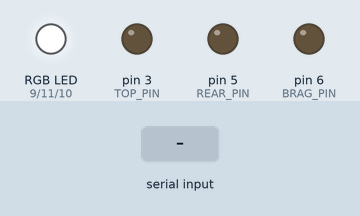
Recording of a sketch running on a simulated Arduino Uno, built with avr-gcc and run on an emulated ATmega328P. Parts: an RGB LED mixed from three pins (HIGH = lit), output pins drawn as LEDs (lit = HIGH). Inputs (shaded band) come from the test bench.

Above: at 1.2 s.
1.3 s: "1" received over Serial
At 2.6 s:
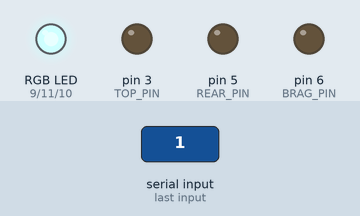
3.8 s: "0" received over Serial
At 5.7 s:
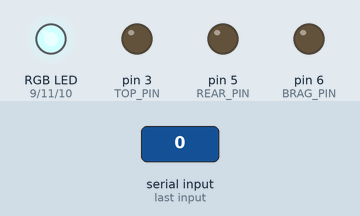
Timing chart, 0 to 7.2 s (numbered marks = the images above; inputs shaded):
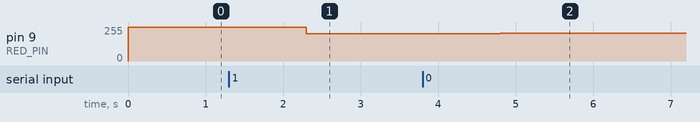

The sketch:

ViDockMainPCB_Arduino.ino
```cpp
#define RED_PIN     9    //define the RGB pin connect to the Arduino
#define BLUE_PIN    10
#define GREEN_PIN   11
#define TOP_PIN     3    //define the Top, Rear,Brag pin connect to Arduino
#define REAR_PIN   5
#define BRAG_PIN    6

#define NUM_BYTES   7

char led_color[NUM_BYTES] = {0,0,0,0,0,0,1 };
unsigned char R, G, B;
unsigned char L1,L2,L3;
unsigned char Mode=0;

void RGB(unsigned char r, unsigned char g, unsigned char b) {    //Send the value of RGB color to the LED
  analogWrite(RED_PIN, map(r,0,255,255,0));
  analogWrite(GREEN_PIN, map(g,0,255,255,0));
  analogWrite(BLUE_PIN, map(b,0,255,255,0));

}

void Brightness(unsigned char a,unsigned char b, unsigned char c){
    a=map(a,0,255,255,0);
    b=map(b,0,255,255,0);
    c=map(c,0,255,255,0);
    analogWrite(TOP_PIN,a);
   analogWrite(REAR_PIN,b);
   analogWrite(BRAG_PIN,c);
}

void setup() {
  // put your setup code here, to run once:
  Serial.begin(9600);
  pinMode(TOP_PIN,OUTPUT);
  pinMode(REAR_PIN,OUTPUT);
  pinMode(BRAG_PIN,OUTPUT);

  digitalWrite(TOP_PIN,LOW);
  digitalWrite(REAR_PIN,LOW);
  digitalWrite(BRAG_PIN,LOW);
  RGB(0,0,0);
}


void loop() {

  while(Serial.available() == 0);
    Serial.readBytes(led_color, NUM_BYTES);

    if(led_color[6]==1){
      R = (unsigned char)(led_color[0]);
    G = (unsigned char)(led_color[1]);
    B = (unsigned char)(led_color[2]);
      RGB(R, G, B);
    }else {
        //Brightness control
        L1=(unsigned char)(led_color[3]);
        L2=(unsigned char)(led_color[4]);
        L3=(unsigned char)(led_color[5]);
        Brightness(L1,L2,L3);
    }


/*

    for(int i=10;i<255;i=i+20){
      for(int j=10;j<255;j=j+20){
        for(int k=10;k<255;k=k+20){
            RGB(i,j,k);
            Brightness(k,255-k,k);
            delay(40);
        }
      }
    }
*/

    /*
    RGB(120,200,40);
    for(int x=0;x<255;x++){
        Brightness(x,255-x,x);
        delay(20);
    }*/

}
```

Measured:
- after the input at 1.3 s, pin 9 (RED_PIN): 255/255 → 206/255 after 1.0 s
- after the input at 3.8 s, pin 9 (RED_PIN): 206/255 → 207/255 after 1.0 s
